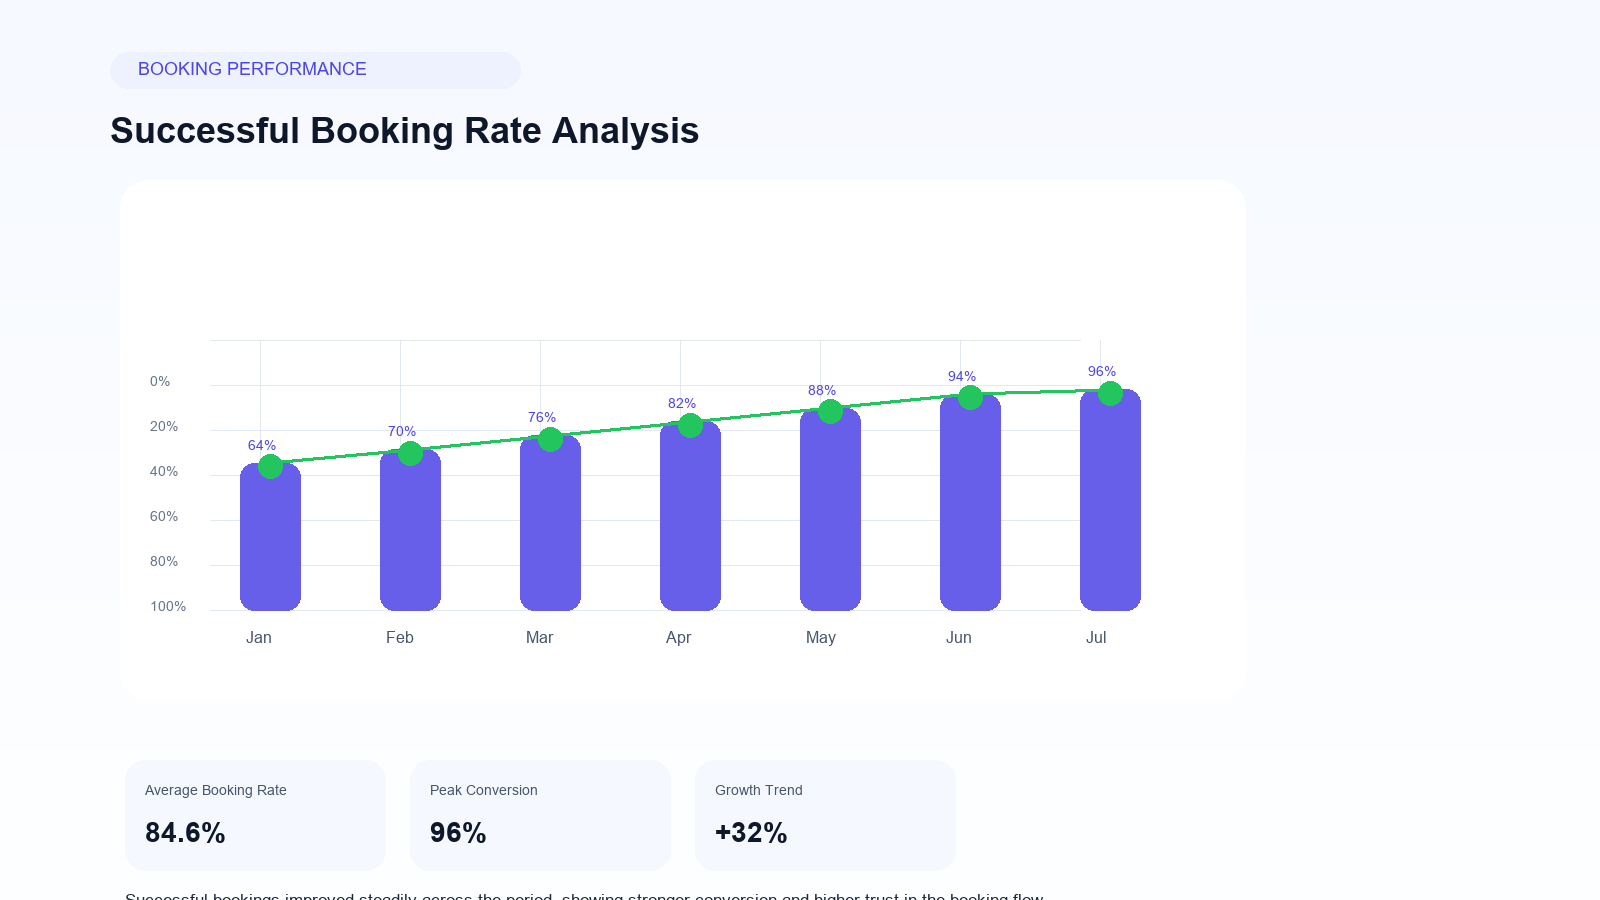

Reproduce this figure in Python.
from PIL import Image, ImageDraw, ImageFont
import os

WIDTH, HEIGHT = 1600, 900
OUT_PATH = os.path.join(os.getcwd(), 'successful-booking-rate-analysis.png')

img = Image.new('RGBA', (WIDTH, HEIGHT), (246, 249, 255, 255))
d = ImageDraw.Draw(img)

# subtle background gradient
for y in range(HEIGHT):
    r = int(246 + (y / HEIGHT) * 8)
    g = int(249 + (y / HEIGHT) * 6)
    b = int(255)
    d.line([(0, y), (WIDTH, y)], fill=(r, g, b, 255))

# fonts
font_title = ImageFont.truetype('C:/Windows/Fonts/arialbd.ttf', 36)
font_sub = ImageFont.truetype('C:/Windows/Fonts/arial.ttf', 18)
font_label = ImageFont.truetype('C:/Windows/Fonts/arial.ttf', 16)
font_big = ImageFont.truetype('C:/Windows/Fonts/arialbd.ttf', 28)
font_small = ImageFont.truetype('C:/Windows/Fonts/arial.ttf', 14)
font_note = ImageFont.truetype('C:/Windows/Fonts/arial.ttf', 17)
font_status = ImageFont.truetype('C:/Windows/Fonts/arialbd.ttf', 18)

# title panel
pill = (79, 70, 229, 255)
d.rounded_rectangle((110, 52, 520, 88), radius=18, fill=(238, 242, 255, 255))
d.text((138, 58), 'BOOKING PERFORMANCE', font=font_sub, fill=pill)
d.text((110, 110), 'Successful Booking Rate Analysis', font=font_title, fill=(15, 23, 42, 255))

# main panel
panel_x, panel_y, panel_w, panel_h = 120, 180, 1125, 520
d.rounded_rectangle((panel_x, panel_y, panel_x + panel_w, panel_y + panel_h), radius=28, fill=(255, 255, 255, 255))

# chart area
chart_x1, chart_y1 = 210, 610
chart_x2, chart_y2 = 1080, 610
# y grid
for y in [610, 565, 520, 475, 430, 385, 340]:
    d.line([(210, y), (1080, y)], fill=(226, 232, 240, 255), width=1)
# x grid
for x in [260, 400, 540, 680, 820, 960, 1100]:
    d.line([(x, 340), (x, 610)], fill=(226, 232, 240, 255), width=1)

# axis labels
months = ['Jan', 'Feb', 'Mar', 'Apr', 'May', 'Jun', 'Jul']
for label, x in zip(months, [260, 400, 540, 680, 820, 960, 1100]):
    d.text((x - 14, 628), label, font=font_label, fill=(71, 85, 105, 255))

# Y scale
for val, y in [('100%', 610), ('80%', 565), ('60%', 520), ('40%', 475), ('20%', 430), ('0%', 385)]:
    d.text((150, y - 12), val, font=font_small, fill=(100, 116, 139, 255))

# bars values
rates = [64, 70, 76, 82, 88, 94, 96]
bar_x = [240, 380, 520, 660, 800, 940, 1080]
bar_w = 60

for x, value in zip(bar_x, rates):
    h = (value / 100) * 230
    y0 = 610 - h
    d.rounded_rectangle((x, y0, x + bar_w, 610), radius=14, fill=(79, 70, 229, 220))
    d.text((x + 8, y0 - 26), f'{value}%', font=font_small, fill=(79, 70, 229, 255))

# trend line
points = [(x + 30, 610 - (r / 100) * 230) for x, r in zip(bar_x, rates)]
for i in range(len(points) - 1):
    x1, y1 = points[i]
    x2, y2 = points[i + 1]
    d.line([(x1, y1), (x2, y2)], fill=(34, 197, 94, 255), width=4)

# dots
for x, r in zip(bar_x, rates):
    y = 610 - (r / 100) * 230
    d.ellipse((x + 18, y - 8, x + 42, y + 16), fill=(34, 197, 94, 255))

# summary cards
summary_cards = [
    (125, 760, 260, 110, 'Average Booking Rate', '84.6%'),
    (410, 760, 260, 110, 'Peak Conversion', '96%'),
    (695, 760, 260, 110, 'Growth Trend', '+32%'),
]

for x, y, w, h, title, value in summary_cards:
    d.rounded_rectangle((x, y, x + w, y + h), radius=20, fill=(246, 248, 255, 255))
    d.text((x + 20, y + 22), title, font=font_small, fill=(71, 85, 105, 255))
    d.text((x + 20, y + 56), value, font=font_big, fill=(15, 23, 42, 255))

# interpretation note
note = 'Successful bookings improved steadily across the period, showing stronger conversion and higher trust in the booking flow.'
d.text((125, 890), note, font=font_note, fill=(30, 41, 59, 255))

img.save(OUT_PATH)
print(f'Created: {OUT_PATH}')
print(f'File size: {os.path.getsize(OUT_PATH)} bytes')
